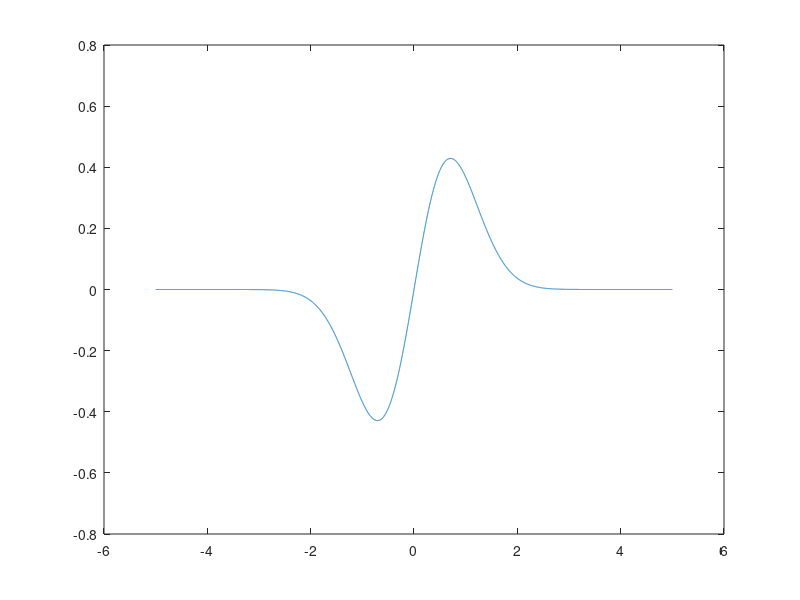

This figure's MATLAB source: (Note: this script raises an error after producing the figure.)
% Task 2

fOrg = @(x) x*exp(-x^2);
fDerived = @(x) -(2*x^2 - 1) * exp(-x^2);

x = -5:0.001:5;
y = arrayfun(fOrg, x);
plot(x, y);

% finding solution with newtons method
fprintf("Approaching from the right side at (x=0.2) we get %f:\n", newton(0.2, fOrg, fDerived));
% fprintf("Approaching from the left side we get %f:\n", newton(0, fOrg, fDerived));

% for startvalue 0.5, newtons method end up being stuck between two
% extremal points
% for startvalue 0.51 it stops at 3.31, even though this function goes
% towards 0 as x appraoches infinity.